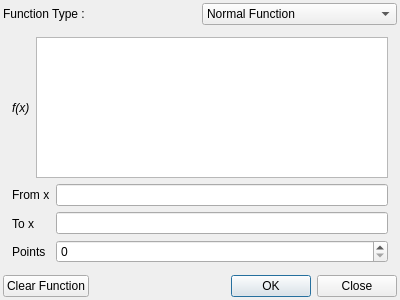
<?xml version="1.0" encoding="UTF-8"?>
<ui version="4.0">
 <class>Function2DDialog</class>
 <widget class="QDialog" name="Function2DDialog">
  <property name="geometry">
   <rect>
    <x>0</x>
    <y>0</y>
    <width>400</width>
    <height>300</height>
   </rect>
  </property>
  <property name="windowTitle">
   <string>Add Function Curve</string>
  </property>
  <layout class="QVBoxLayout" name="verticalLayout">
   <property name="spacing">
    <number>3</number>
   </property>
   <property name="leftMargin">
    <number>3</number>
   </property>
   <property name="topMargin">
    <number>3</number>
   </property>
   <property name="rightMargin">
    <number>3</number>
   </property>
   <property name="bottomMargin">
    <number>3</number>
   </property>
   <item>
    <layout class="QHBoxLayout" name="horizontalLayout_2">
     <item>
      <widget class="QLabel" name="functionLabel">
       <property name="text">
        <string>Function Type :</string>
       </property>
      </widget>
     </item>
     <item>
      <widget class="QComboBox" name="functionComboBox">
       <item>
        <property name="text">
         <string>Normal Function</string>
        </property>
       </item>
       <item>
        <property name="text">
         <string>Parametric Function</string>
        </property>
       </item>
       <item>
        <property name="text">
         <string>Polar Function</string>
        </property>
       </item>
      </widget>
     </item>
    </layout>
   </item>
   <item>
    <widget class="QStackedWidget" name="functionStackedWidget">
     <property name="currentIndex">
      <number>0</number>
     </property>
     <widget class="QWidget" name="function_normal">
      <layout class="QVBoxLayout" name="verticalLayout_4">
       <item>
        <layout class="QHBoxLayout" name="horizontalLayout_3">
         <item>
          <widget class="QLabel" name="normfofxLabel">
           <property name="font">
            <font>
             <italic>true</italic>
            </font>
           </property>
           <property name="text">
            <string>f(x)</string>
           </property>
          </widget>
         </item>
         <item>
          <widget class="QTextEdit" name="normfofxTextEdit"/>
         </item>
        </layout>
       </item>
       <item>
        <layout class="QHBoxLayout" name="horizontalLayout_4">
         <item>
          <layout class="QVBoxLayout" name="verticalLayout_2">
           <item>
            <widget class="QLabel" name="normfromxLabel">
             <property name="text">
              <string>From x</string>
             </property>
            </widget>
           </item>
           <item>
            <widget class="QLabel" name="normtoxLabel">
             <property name="text">
              <string>To x</string>
             </property>
            </widget>
           </item>
           <item>
            <widget class="QLabel" name="normpointsLabel">
             <property name="text">
              <string>Points</string>
             </property>
            </widget>
           </item>
          </layout>
         </item>
         <item>
          <layout class="QVBoxLayout" name="verticalLayout_3">
           <item>
            <widget class="QLineEdit" name="normfromxLineEdit"/>
           </item>
           <item>
            <widget class="QLineEdit" name="normtoxLineEdit"/>
           </item>
           <item>
            <widget class="QSpinBox" name="normpointsSpinBox"/>
           </item>
          </layout>
         </item>
        </layout>
       </item>
      </layout>
     </widget>
     <widget class="QWidget" name="function_parametric">
      <layout class="QVBoxLayout" name="verticalLayout_7">
       <item>
        <layout class="QHBoxLayout" name="horizontalLayout_5">
         <item>
          <layout class="QVBoxLayout" name="verticalLayout_5">
           <item>
            <widget class="QLabel" name="paramparameterLabel">
             <property name="text">
              <string>Parameter</string>
             </property>
            </widget>
           </item>
           <item>
            <widget class="QLabel" name="paramfromLabel">
             <property name="text">
              <string>From</string>
             </property>
            </widget>
           </item>
           <item>
            <widget class="QLabel" name="paramtoLabel">
             <property name="text">
              <string>To</string>
             </property>
            </widget>
           </item>
           <item>
            <widget class="QLabel" name="paramxLabel">
             <property name="text">
              <string>X =</string>
             </property>
            </widget>
           </item>
           <item>
            <widget class="QLabel" name="paramyLabel">
             <property name="text">
              <string>Y =</string>
             </property>
            </widget>
           </item>
           <item>
            <widget class="QLabel" name="parampointsLabel">
             <property name="text">
              <string>Points</string>
             </property>
            </widget>
           </item>
          </layout>
         </item>
         <item>
          <layout class="QVBoxLayout" name="verticalLayout_6">
           <item>
            <widget class="QLineEdit" name="paramparameterLineEdit"/>
           </item>
           <item>
            <widget class="QLineEdit" name="paramfromLineEdit"/>
           </item>
           <item>
            <widget class="QLineEdit" name="paramtoLineEdit"/>
           </item>
           <item>
            <widget class="QLineEdit" name="paramxLineEdit"/>
           </item>
           <item>
            <widget class="QLineEdit" name="paramyLineEdit"/>
           </item>
           <item>
            <widget class="QSpinBox" name="parampointsSpinBox"/>
           </item>
          </layout>
         </item>
        </layout>
       </item>
      </layout>
     </widget>
     <widget class="QWidget" name="function_polar">
      <layout class="QVBoxLayout" name="verticalLayout_10">
       <item>
        <layout class="QHBoxLayout" name="horizontalLayout_6">
         <item>
          <layout class="QVBoxLayout" name="verticalLayout_8">
           <item>
            <widget class="QLabel" name="polarparameterLabel">
             <property name="text">
              <string>Parameter</string>
             </property>
            </widget>
           </item>
           <item>
            <widget class="QLabel" name="polarfromLabel">
             <property name="text">
              <string>From</string>
             </property>
            </widget>
           </item>
           <item>
            <widget class="QLabel" name="polartoLabel">
             <property name="text">
              <string>To</string>
             </property>
            </widget>
           </item>
           <item>
            <widget class="QLabel" name="polarxLabel">
             <property name="text">
              <string>R =</string>
             </property>
            </widget>
           </item>
           <item>
            <widget class="QLabel" name="polaryLabel">
             <property name="text">
              <string>Theta =</string>
             </property>
            </widget>
           </item>
           <item>
            <widget class="QLabel" name="polarpointsLabel">
             <property name="text">
              <string>Points</string>
             </property>
            </widget>
           </item>
          </layout>
         </item>
         <item>
          <layout class="QVBoxLayout" name="verticalLayout_9">
           <item>
            <widget class="QLineEdit" name="polarparameterLineEdit"/>
           </item>
           <item>
            <widget class="QLineEdit" name="polarfromLineEdit"/>
           </item>
           <item>
            <widget class="QLineEdit" name="polartoLineEdit"/>
           </item>
           <item>
            <widget class="QLineEdit" name="polarxLineEdit"/>
           </item>
           <item>
            <widget class="QLineEdit" name="polaryLineEdit"/>
           </item>
           <item>
            <widget class="QSpinBox" name="polarpointsSpinBox"/>
           </item>
          </layout>
         </item>
        </layout>
       </item>
      </layout>
     </widget>
    </widget>
   </item>
   <item>
    <layout class="QHBoxLayout" name="horizontalLayout">
     <item>
      <widget class="QPushButton" name="clearfunction_pushButton">
       <property name="text">
        <string>Clear Function</string>
       </property>
      </widget>
     </item>
     <item>
      <spacer name="horizontalSpacer">
       <property name="orientation">
        <enum>Qt::Horizontal</enum>
       </property>
       <property name="sizeHint" stdset="0">
        <size>
         <width>40</width>
         <height>20</height>
        </size>
       </property>
      </spacer>
     </item>
     <item>
      <widget class="QDialogButtonBox" name="dialogButtonBox">
       <property name="orientation">
        <enum>Qt::Horizontal</enum>
       </property>
       <property name="standardButtons">
        <set>QDialogButtonBox::Close|QDialogButtonBox::Ok</set>
       </property>
      </widget>
     </item>
    </layout>
   </item>
  </layout>
 </widget>
 <resources/>
 <connections/>
</ui>
